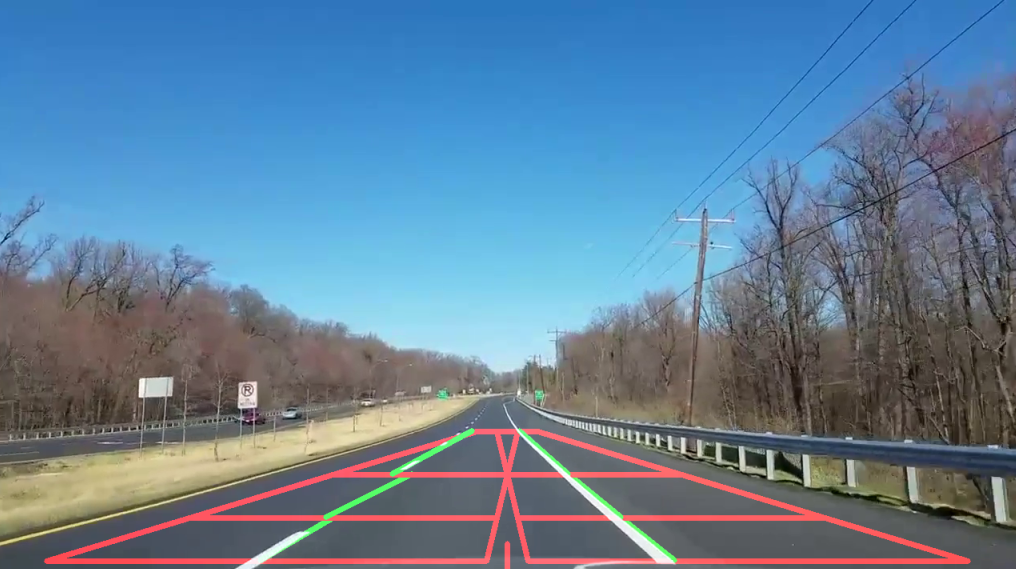
#> input picture lane-detection-test-3.png, 1016 x 569 px
$ python -i HelperFunctions.py   (imports and definitions only)
#> lines starting #> are read from the running program, lines starting #| are printed output that depends on the picture
import cv2 as cv
import numpy as np

# Frame Adjustments ####################################################################################################
# Find edges in a frame using canny edge detection
def DetectEdges(frame):
    try:
        # Converts frame to grayscale because we only need the luminance channel for detecting edges - less computationally expensive
        gray = cv.cvtColor(frame, cv.COLOR_RGB2GRAY)
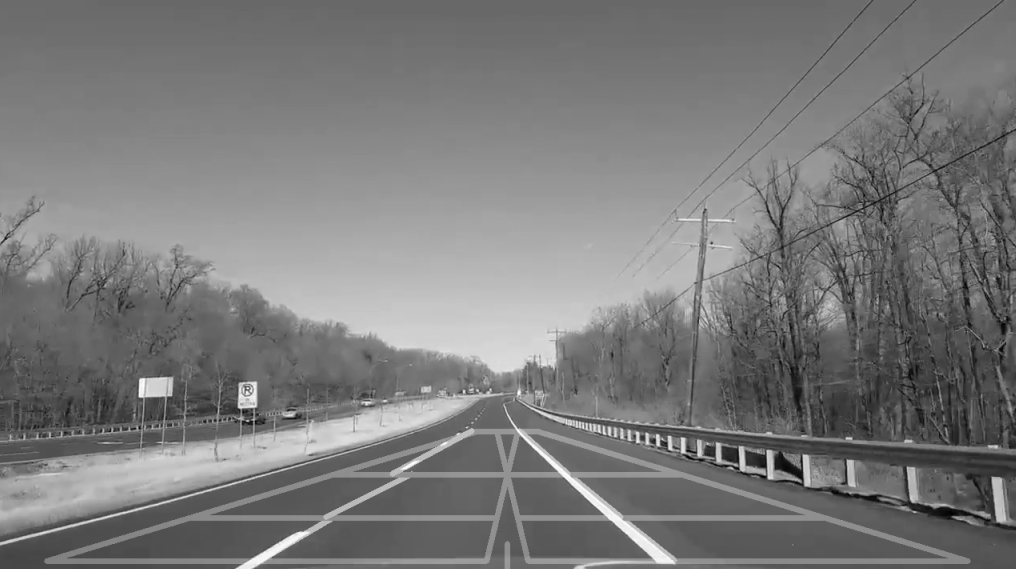
#> gray: shape (569, 1016); min 0, max 254, mean 122
    except cv.error:
        # Frame is already grayscale
        gray = frame
    # Applies a 5x5 gaussian blur with deviation of 0 to frame - not mandatory since Canny will do this for us
    blur = cv.GaussianBlur(gray, (5, 5), 0)
    # Applies Canny edge detector with minVal of 50 and maxVal of 150
    frame_edges = cv.Canny(blur, 50, 150)
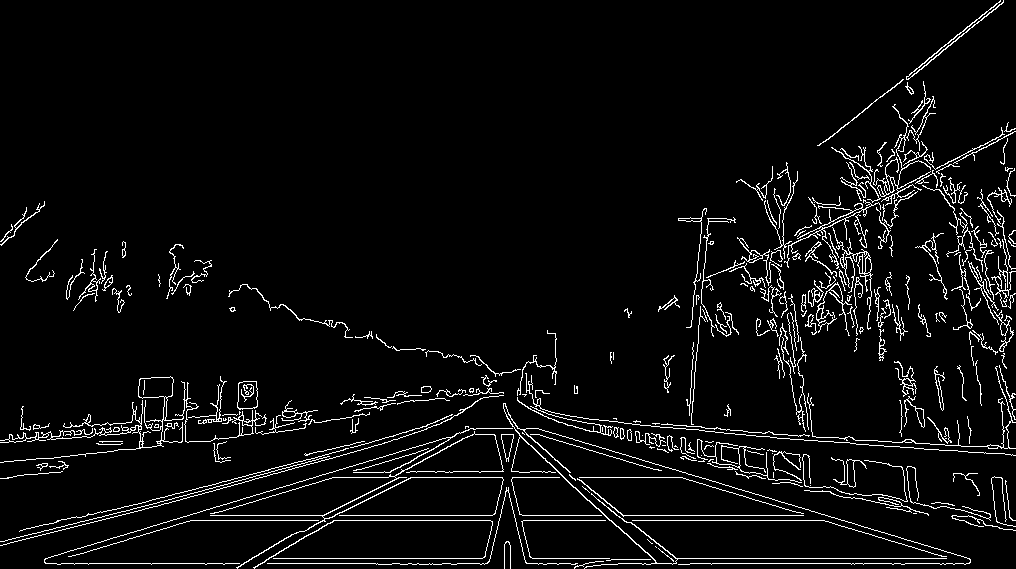
#> frame_edges: shape (569, 1016); 4.8% white in thin lines or dots
    # Return a frame showing all edges
    return frame_edges

# Resize a frame by a scaling factor
# [212 lines left out: functions ResizeFrame, RectangularMask, TriangularMask, CalculateEndCoordinates, DrawLines, DrawText and 5 more, not called in this run]

>>> import cv2
>>> picture = cv2.cvtColor(cv2.imread('lane-detection-test-3.png'), cv2.COLOR_BGR2RGB)
>>> result = DetectEdges(picture)

$ run again, on lane-detection-test-4.png
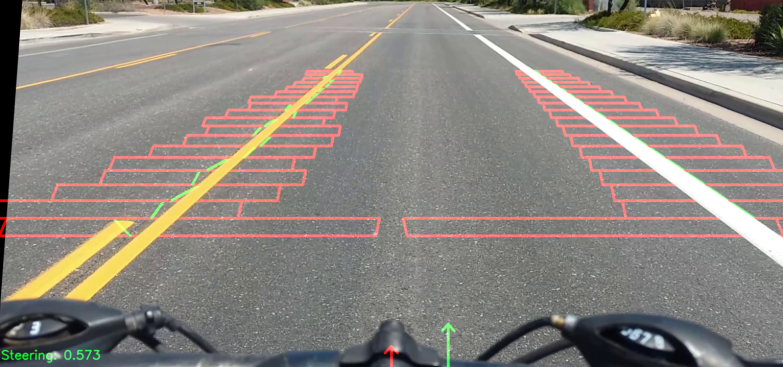
#> input picture lane-detection-test-4.png, 1566 x 734 px (shown at 1/2 size)
#> in DetectEdges, `gray = cv.cvtColor(frame, cv.COLOR_RGB2GRAY)`:
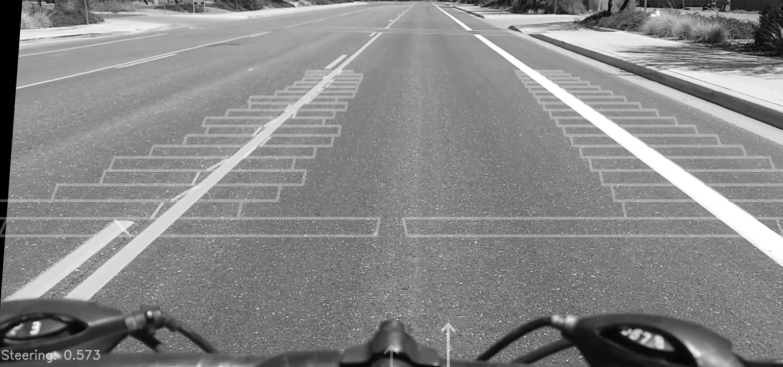
#> gray: shape (734, 1566) (shown at 1/2 size); min 0, max 255, mean 135.1
#> in DetectEdges, `frame_edges = cv.Canny(blur, 50, 150)`:
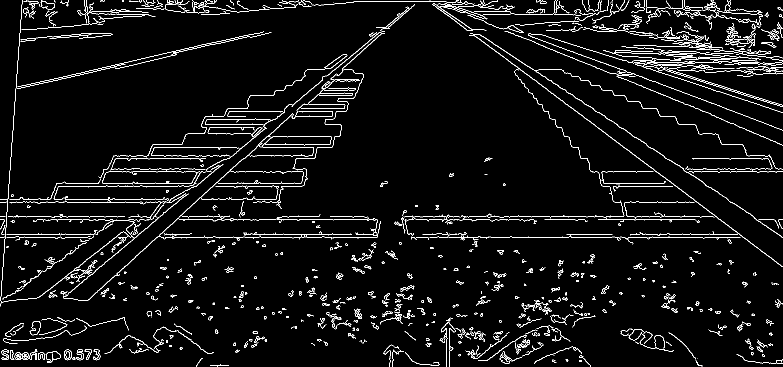
#> frame_edges: shape (734, 1566) (shown at 1/2 size); 4.5% white in thin lines or dots
